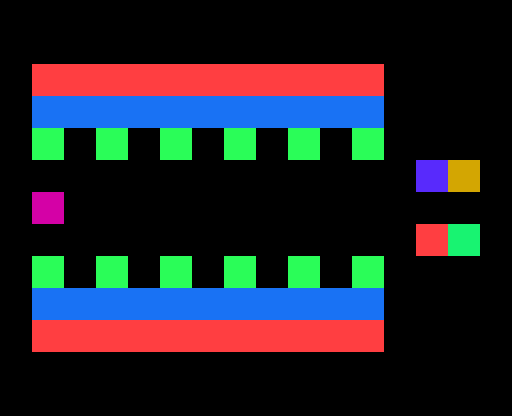

A level layout from a 2D game, rendered from its tile map. Below: a short description, then the map file with tile-grid data replaced by summaries:
An orthogonal 16x13 tile map with 32x32 px tiles, 1 tile layer (tiles) and 61 objects (47x Static, 13x Interactive, Start).

<map version="1.5" tiledversion="1.5.0" orientation="orthogonal" renderorder="right-down" width="16" height="13" tilewidth="32" tileheight="32" infinite="0" nextlayerid="3" nextobjectid="107">
 <properties>
  <property name="Turn Limit" value="1500" />
 </properties>
 <tileset firstgid="1" source="../basic.tsx" />
 <layer id="1" name="tiles" width="16" height="13">
  <data>[208 cells, 117 non-empty, 9 distinct tile ids]</data>
 </layer>
 <objectgroup id="2" name="objects">
  <object id="1" name="Flag" type="Static" gid="37" x="448" y="192" width="32" height="32">
   <properties>
    <property name="Group" type="int" value="11" />
    <property name="Properties" value="win" />
   </properties>
  </object>
  <object id="2" name="Start" type="Start" gid="17" x="32" y="224" width="32" height="32" />
  <object id="4" name="toggle 'unpassable' to 2" type="Interactive" gid="32" x="448" y="256" width="32" height="32">
   <properties>
    <property name="Group" type="int" value="15" />
    <property name="Transform group" type="int" value="2" />
    <property name="toggle property" value="unpassable" />
   </properties>
  </object>
  <object id="5" name="2" type="Static" gid="22" x="416" y="192" width="32" height="32">
   <properties>
    <property name="Group" type="int" value="2" />
    <property name="Properties" value="unpassable" />
   </properties>
  </object>
  <object id="6" name="S1" type="Static" gid="12" x="32" y="96" width="32" height="32">
   <properties>
    <property name="Group" type="int" value="31" />
    <property name="Properties" value="kills" />
   </properties>
  </object>
  <object id="7" name="S2" type="Static" gid="12" x="64" y="96" width="32" height="32">
   <properties>
    <property name="Group" type="int" value="32" />
    <property name="Properties" value="kills" />
   </properties>
  </object>
  <object id="8" name="S3" type="Static" gid="12" x="96" y="96" width="32" height="32">
   <properties>
    <property name="Group" type="int" value="33" />
    <property name="Properties" value="kills" />
   </properties>
  </object>
  <object id="9" name="S4" type="Static" gid="12" x="128" y="96" width="32" height="32">
   <properties>
    <property name="Group" type="int" value="34" />
    <property name="Properties" value="kills" />
   </properties>
  </object>
  <object id="10" name="S5" type="Static" gid="12" x="160" y="96" width="32" height="32">
   <properties>
    <property name="Group" type="int" value="35" />
    <property name="Properties" value="kills" />
   </properties>
  </object>
  <object id="11" name="S6" type="Static" gid="12" x="192" y="96" width="32" height="32">
   <properties>
    <property name="Group" type="int" value="36" />
    <property name="Properties" value="kills" />
   </properties>
  </object>
  <object id="12" name="S7" type="Static" gid="12" x="224" y="96" width="32" height="32">
   <properties>
    <property name="Group" type="int" value="37" />
    <property name="Properties" value="kills" />
   </properties>
  </object>
  <object id="13" name="S8" type="Static" gid="12" x="256" y="96" width="32" height="32">
   <properties>
    <property name="Group" type="int" value="38" />
    <property name="Properties" value="kills" />
   </properties>
  </object>
  <object id="14" name="S9" type="Static" gid="12" x="288" y="96" width="32" height="32">
   <properties>
    <property name="Group" type="int" value="39" />
    <property name="Properties" value="kills" />
   </properties>
  </object>
  <object id="15" name="S10" type="Static" gid="12" x="320" y="96" width="32" height="32">
   <properties>
    <property name="Group" type="int" value="40" />
    <property name="Properties" value="kills" />
   </properties>
  </object>
  <object id="16" name="S11" type="Static" gid="12" x="352" y="96" width="32" height="32">
   <properties>
    <property name="Group" type="int" value="41" />
    <property name="Properties" value="kills" />
   </properties>
  </object>
  <object id="26" name="S21" type="Static" gid="12" x="32" y="352" width="32" height="32">
   <properties>
    <property name="Group" type="int" value="51" />
    <property name="Properties" value="kills" />
   </properties>
  </object>
  <object id="27" name="S22" type="Static" gid="12" x="64" y="352" width="32" height="32">
   <properties>
    <property name="Group" type="int" value="52" />
    <property name="Properties" value="kills" />
   </properties>
  </object>
  <object id="28" name="S23" type="Static" gid="12" x="96" y="352" width="32" height="32">
   <properties>
    <property name="Group" type="int" value="53" />
    <property name="Properties" value="kills" />
   </properties>
  </object>
  <object id="29" name="S24" type="Static" gid="12" x="128" y="352" width="32" height="32">
   <properties>
    <property name="Group" type="int" value="54" />
    <property name="Properties" value="kills" />
   </properties>
  </object>
  <object id="30" name="S25" type="Static" gid="12" x="160" y="352" width="32" height="32">
   <properties>
    <property name="Group" type="int" value="55" />
    <property name="Properties" value="kills" />
   </properties>
  </object>
  <object id="31" name="S26" type="Static" gid="12" x="192" y="352" width="32" height="32">
   <properties>
    <property name="Group" type="int" value="56" />
    <property name="Properties" value="kills" />
   </properties>
  </object>
  <object id="32" name="S27" type="Static" gid="12" x="224" y="352" width="32" height="32">
   <properties>
    <property name="Group" type="int" value="57" />
    <property name="Properties" value="kills" />
   </properties>
  </object>
  <object id="33" name="S28" type="Static" gid="12" x="256" y="352" width="32" height="32">
   <properties>
    <property name="Group" type="int" value="58" />
    <property name="Properties" value="kills" />
   </properties>
  </object>
  <object id="34" name="S29" type="Static" gid="12" x="288" y="352" width="32" height="32">
   <properties>
    <property name="Group" type="int" value="59" />
    <property name="Properties" value="kills" />
   </properties>
  </object>
  <object id="35" name="S30" type="Static" gid="12" x="320" y="352" width="32" height="32">
   <properties>
    <property name="Group" type="int" value="60" />
    <property name="Properties" value="kills" />
   </properties>
  </object>
  <object id="36" name="S31" type="Static" gid="12" x="352" y="352" width="32" height="32">
   <properties>
    <property name="Group" type="int" value="61" />
    <property name="Properties" value="kills" />
   </properties>
  </object>
  <object id="49" name="toggle 'kills' to S27" type="Interactive" gid="32" x="352" y="288" width="32" height="32">
   <properties>
    <property name="Group" type="int" value="15" />
    <property name="Transform group" type="int" value="57" />
    <property name="toggle property" value="kills" />
   </properties>
  </object>
  </objectgroup>
</map>
<!-- 34 of 61 objects omitted -->
